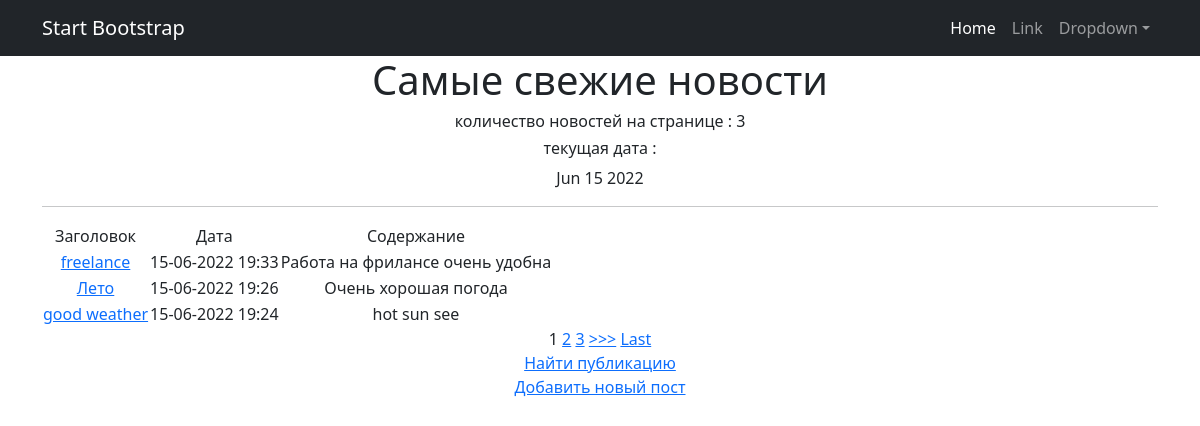
Page /news/ on the committed database.
### news/models.py (models this page shows, shortened)
class Post(models.Model):
    article = 'AR'
    news = 'NW'
    TYPES = [(article, 'статья'), (news, 'новость')]
    post_author = models.ForeignKey(Author, on_delete=models.CASCADE)
    post_type = models.CharField(max_length=2, choices=TYPES)
    post_time_create = models.DateTimeField(auto_now_add=True)
    post_category = models.ManyToManyField(Category, through='PostCategory')
    post_title = models.CharField(max_length=255)
    post_text = models.TextField()
    post_rating = models.IntegerField(default=0)

### news/views.py (the view)
# urls.py: path('', PostList.as_view()),
class PostList(ListView):
    model = Post
    template_name = 'news.html' #'post_detail.html'#
    context_object_name = 'post'
    queryset = Post.objects.order_by('-post_time_create')
    paginate_by = 3
    form_class = PostForm
    def get_context_data(self, **kwargs):
        context = super().get_context_data(**kwargs)
        context['time_now'] = datetime.utcnow()
        return context

### news/templatetags/custom_filters.py (called while the page is built)
@register.filter(name='censor')
def censor(value):
    count = 0
    bad_words = ['сука', 'черт', 'блин', 'скотина', 'падла', 'гадость']
    text = value.split()
    for word in text:
        word = word.lower()
        for bad_word in bad_words:
            if word == bad_word:
                return value.replace(text[count], '*' * len(word))
        count += 1
    return value

### templates/news.html (shortened to what this page needs)
{% extends 'flatpages/default.html' %}
{% load custom_filters %}
{% load custom_tags %}
{% block content %}
   <h1>Самые свежие новости </h1>
   <h6>количество новостей на странице : {{ post|length }} </h6>
   <h4><h6>текущая дата :</h6> {{ time_now|date:'M d Y' }}</h4>
   <hr>
{% if post %}
    <table>
        <tr>
            <td>Заголовок</td>
            <td>Дата</td>
            <td>Содержание</td>
        </tr>
        {% for post in post %}
            <tr>
                <td><a href="{% url 'post' post.id %}">{{ post.post_title|truncatechars:50|censor }}   </a></td>
                <td>{{ post.post_time_create|date:'d-m-Y H:i' }}  </td>
                <td>{{ post.post_text|truncatewords:15|censor }}  </td>
            </tr>
        {% endfor %}
    </table>
{% else %}
    <h5>Публикаций нет, зайдите позже</h5>
{% endif %}
{% if is_paginated %}
    {% for num in page_obj.paginator.page_range %}
        {% if page_obj.number == num %}
            <a>{{ num }}</a>
        {% elif num > page_obj.number|add:'-3' and num < page_obj.number|add:'3' %}
            <a href="?page={{ num }}">{{ num }}</a>
        {% endif %}
    {% endfor %}
    {% if page_obj.has_next %}
        <a href="?page={{ page_obj.next_page_number }}">>>></a>
        <a href="?page={{ page_obj.paginator.num_pages }}">Last</a>
    {% endif %}
{% endif %}
<br>
<a href="search">Найти публикацию</a>
<br>
<a href="{% url 'post_create' %}">Добавить новый пост</a> <br>
{% endblock content %}

### rows in the picture
Post: post_title|censor "freelance", post_time_create "15-06-2022 19:33", post_text|censor "Работа на фрилансе очень удобна"
Post: post_title|censor "Лето", post_time_create "15-06-2022 19:26", post_text|censor "Очень хорошая погода"
Post: post_title|censor "good weather", post_time_create "15-06-2022 19:24", post_text|censor "hot sun see"

### other values in the picture
{{ post|length }} "3"
{{ time_now|date:'M d Y' }} "Jun 15 2022"
{{ num }} "1"
{{ num }} "2" "3"
